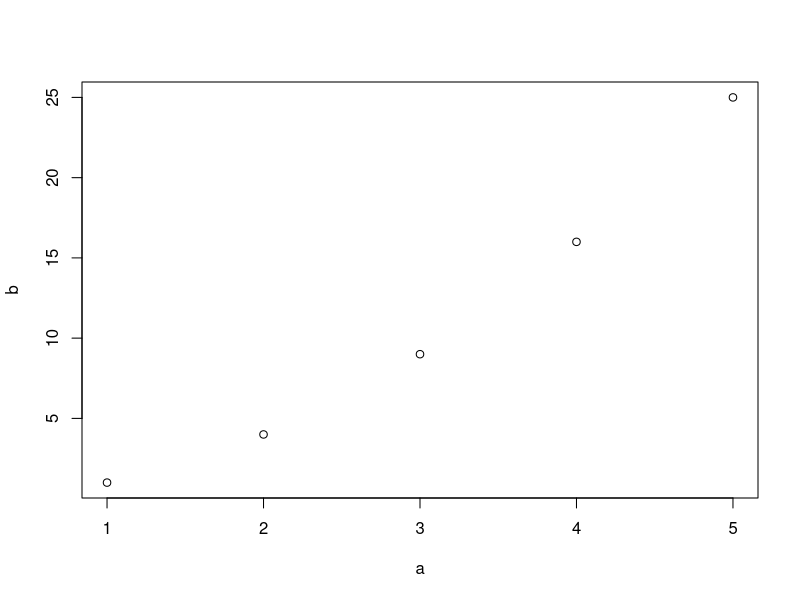

Here is the R script that generated this plot:
# test1.R
x = 1:10
y = x^2
z = "hello world"
d = 'tt'
print(z)
print(y)
print(d)

## simple plot point figure
a = c(1,2,3,4,5)
b = a^2
plot(a,b)

## 'for' loops
for (i in 1:10) {
print (i) 
}


## if else
a=1
b=2
c=3

if(a>b) {
  if(a>c) {
    print(paste("max is a=",a)) } else {
    print('max is c=',c) }
} else if(b>c) { 
print ('max is b=',b)
} else{
print (paste('max is c=',c))}

## 'while' for loops
misfit0   = 100
threshold =  50
while (misfit0 > threshold) {
  print(paste('current misfit is',misfit0))
  misfit0 = misfit0 * 0.9
  
  if(misfit0 < 60) { 
    break}
}

